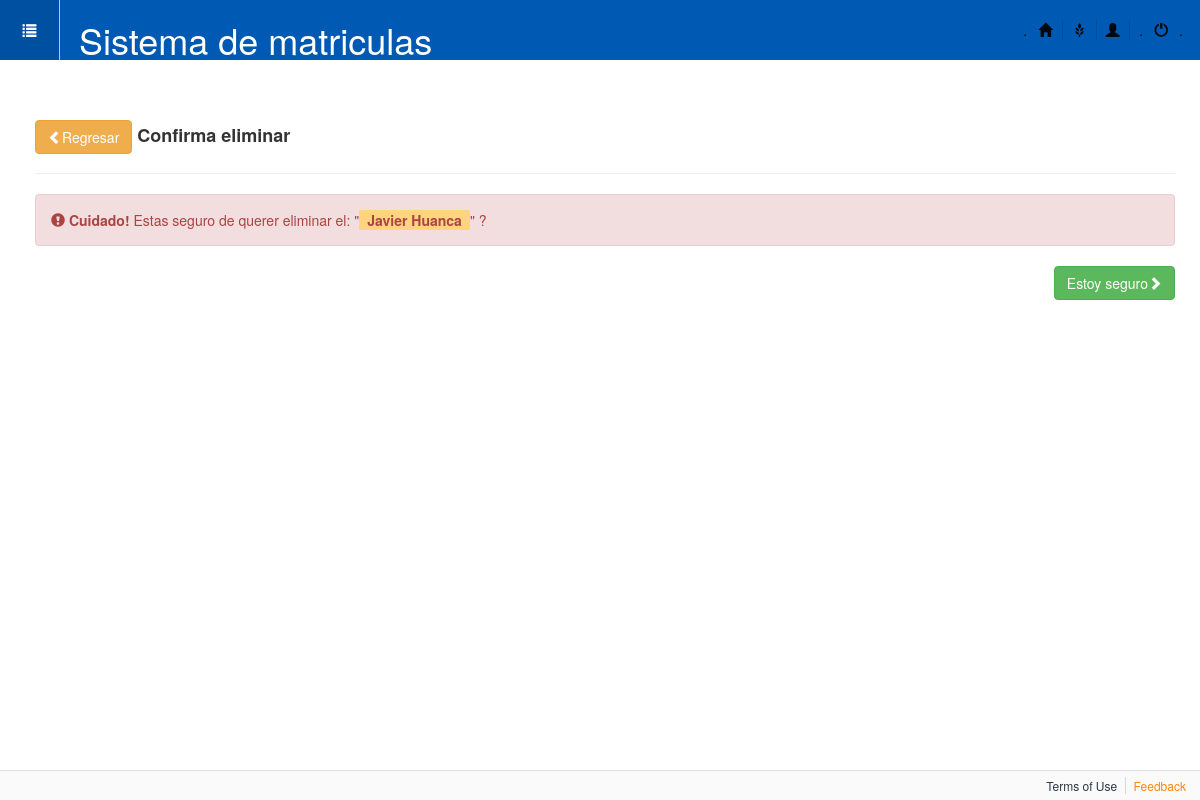
The page /perfiles/encargado/del/3 on the database as committed earlier.
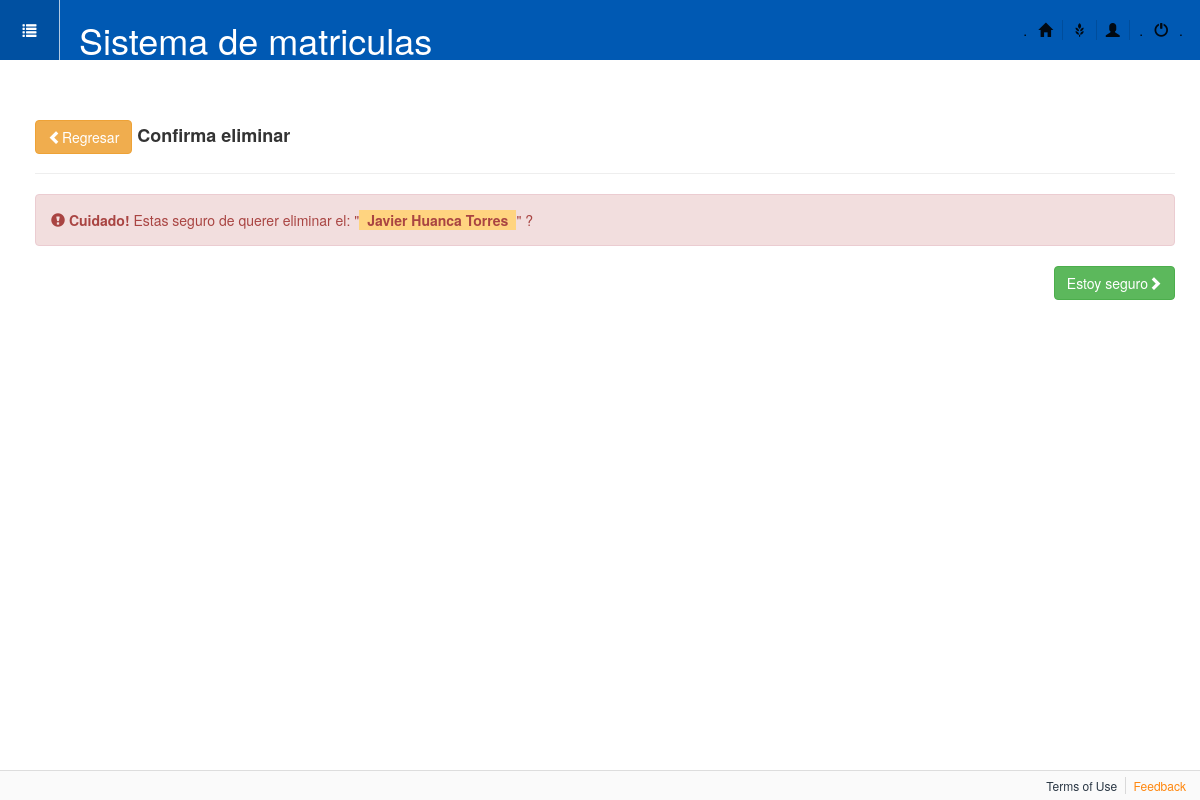
The same page on the database as committed later.
### apps/perfiles/models.py (models this page shows)
class Encargado(models.Model):
    ECV = [
        ('Soltero', 'Soltero(a)'),
        ('Casado', 'Casado(a)'),
        ('Viudo', 'Viudo(a)'),
    ]
    SEX = [
        ('M', 'Padre'),
        ('F', 'Madre'),
    ]
    nombres = models.CharField(max_length=50, unique=True)
    apellidos = models.CharField(max_length=60)
    dni = models.CharField(max_length=8, unique=True)
    sexo = models.CharField(choices=SEX, max_length=10,
                            blank=True, verbose_name='Encargado')
    direccion = models.CharField(max_length=100)
    estado_civil = models.CharField(choices=ECV, max_length=10, blank=True, verbose_name='Estado_civíl')
    telefono = models.CharField(max_length=13)
    email = models.EmailField(max_length=50)
    ocupacion = models.CharField(max_length=40)
    def __str__(self):
        return u"%s %s" % (self.nombres, self.apellidos)

### apps/perfiles/views.py (the view)
# urls.py: url(r'^encargado/del/(?P<id>\d+)$', 'apps.perfiles.views.delEncargado', name='delEncargado'),
def delEncargado(request, id, template_name='perfiles/delEncargado.html'):
    obj_delete = Encargado.objects.get(pk=id)
    if request.method=='POST':
        obj_delete.delete()
        return redirect(reverse('perfiles_app:encargado'))
    return render(request, template_name, {'object':obj_delete})

### templates/perfiles/delEncargado.html (shortened to what this page needs)
{% extends "base.html" %}
{% block contenido %}
<div class="page-header">
		<h4>
			<a href="{% url 'perfiles_app:encargado' %}" class="btn btn-warning">
				<span class="glyphicon glyphicon-chevron-left"></span>Regresar
			</a>
			<b>Confirma eliminar</b>
		</h4>
	</div>
	<form method="POST">{% csrf_token %}
		<div class="alert alert-danger">
		<span class="glyphicon glyphicon-exclamation-sign"></span>
		  <b>Cuidado!</b> Estas seguro de querer eliminar el: "<strong>{{ object }}</strong>" ?
		</div>
			<button type="submit/button" class="btn btn-success pull-right">Estoy seguro<span class="glyphicon glyphicon-chevron-right"></span></button>
	</form>
{% endblock contenido %}

Rows that differ between the two databases and show on the page:
changed Encargado: nombres+apellidos "Javier Huanca" → "Javier Huanca Torres"
